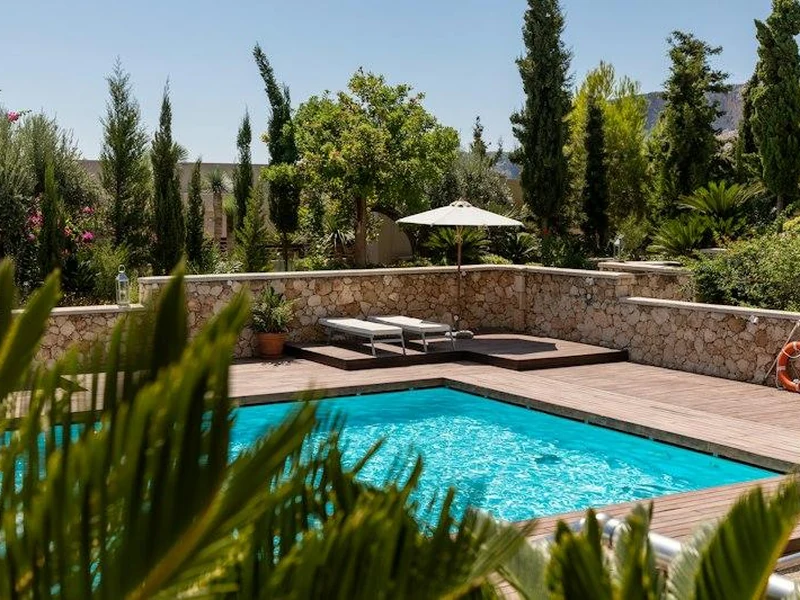
#> input picture assets/images/contact/contact-checklist.webp, 800 x 600 px, found by its file name; its folder holds only this picture in this run
$ python audit_contact_contact_sheet.py
#> lines starting #> are read from the running program, lines starting #| are printed output that depends on the picture
from PIL import Image, ImageDraw
import os

contact_dir = 'assets/images/contact'
files = sorted([f for f in os.listdir(contact_dir) if f.endswith('.webp')])

cols = 5
rows = 1
cell_w, cell_h = 300, 200
pad = 10
label_h = 45

grid_w = cols * (cell_w + pad) + pad
grid_h = rows * (cell_h + label_h + pad) + pad

grid = Image.new('RGB', (grid_w, grid_h), (240, 240, 240))
#> grid: PIL image 1560x265 RGB; every value is 240
draw = ImageDraw.Draw(grid)

for idx, f in enumerate(files):
    x = pad + idx * (cell_w + pad)
    y = pad

    path = os.path.join(contact_dir, f)
    try:
        im = Image.open(path).convert('RGB')
#> im is the input picture: PIL image 800x600 RGB; mean R, G, B 93.8, 106.2, 86.3
        im.thumbnail((cell_w, cell_h), Image.Resampling.LANCZOS)
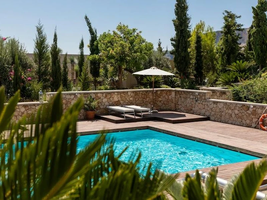
#> im: PIL image 267x200 RGB; mean R, G, B 93.8, 106.2, 86.4
        px = x + (cell_w - im.size[0]) // 2
#> px = 26
        py = y + (cell_h - im.size[1]) // 2
#> py = 10
        grid.paste(im, (px, py))
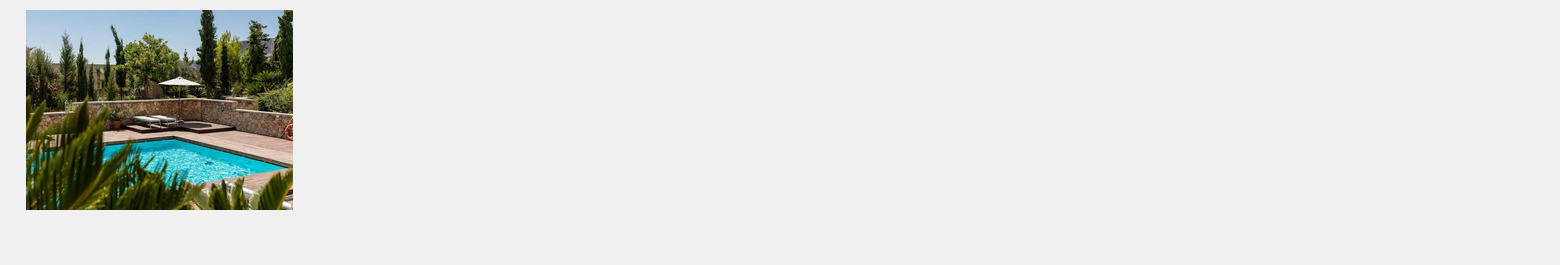
#> grid: PIL image 1560x265 RGB; mean R, G, B 221.1, 222.7, 220.2
        draw.text((x + 5, y + cell_h + 5), f"{f}\n({im.size[0]}x{im.size[1]})", fill=(10, 10, 10))
    except Exception as e:
        draw.rectangle([x, y, x + cell_w, y + cell_h], fill=(200, 50, 50))
        draw.text((x + 5, y + cell_h + 5), f"Error: {e}", fill=(200, 20, 20))

grid.save('scratch/audit_contact_imgs.png')
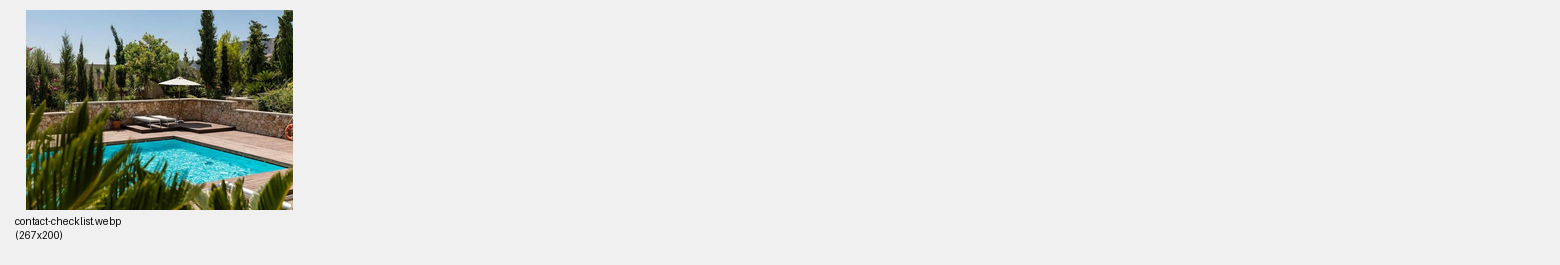
#> saved as audit_contact_imgs.png: PIL image 1560x265 RGB; mean R, G, B 220.9, 222.5, 220
print("Saved scratch/audit_contact_imgs.png")

$ run again, on assets/images/contact/contact-form-side.webp
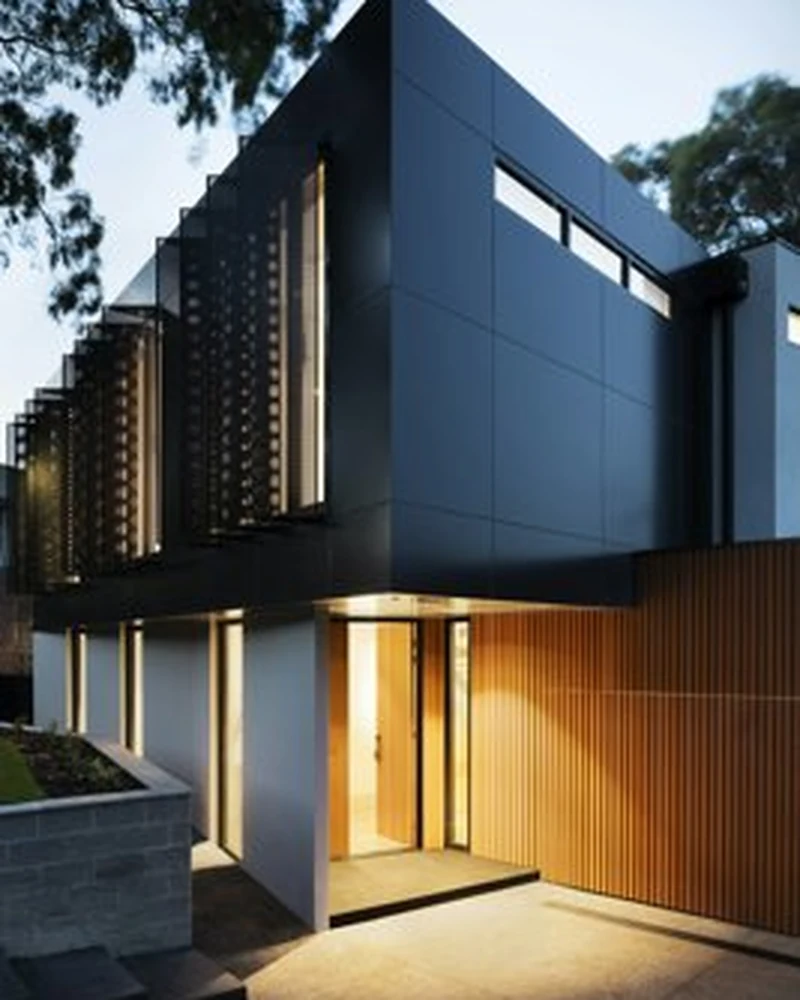
#> input picture assets/images/contact/contact-form-side.webp, 800 x 1000 px, found by its file name
#> im is the input picture: PIL image 800x1000 RGB; mean R, G, B 96.1, 94.8, 89.9
#> `im.thumbnail((cell_w, cell_h), Image.Resampling.LANCZOS)`:
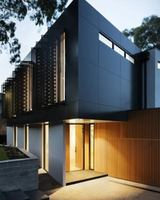
#> im: PIL image 160x200 RGB; mean R, G, B 96.2, 95, 90
#> `grid.save('scratch/audit_contact_imgs.png')`:
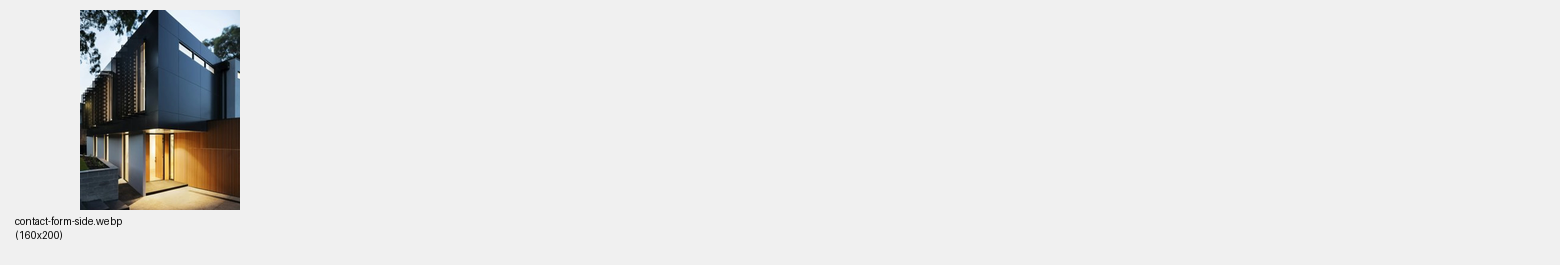
#> saved as audit_contact_imgs.png: PIL image 1560x265 RGB; mean R, G, B 228.7, 228.6, 228.2

$ run again, on assets/images/contact/contact-hero.webp
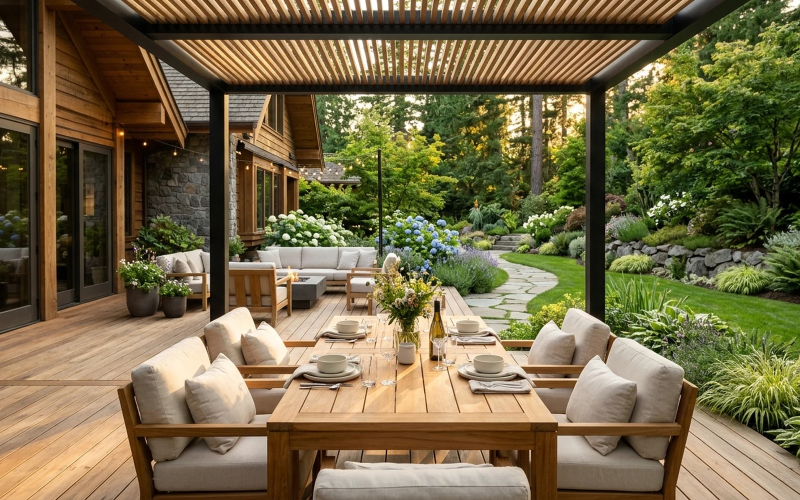
#> input picture assets/images/contact/contact-hero.webp, 1600 x 1000 px, found by its file name (shown at 1/2 size)
#> im is the input picture: PIL image 1600x1000 RGB; mean R, G, B 117.5, 105.5, 71.6
#> `im.thumbnail((cell_w, cell_h), Image.Resampling.LANCZOS)`:
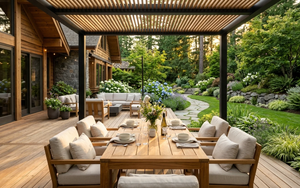
#> im: PIL image 300x188 RGB; mean R, G, B 117.6, 105.6, 71.7
#> `grid.save('scratch/audit_contact_imgs.png')`:
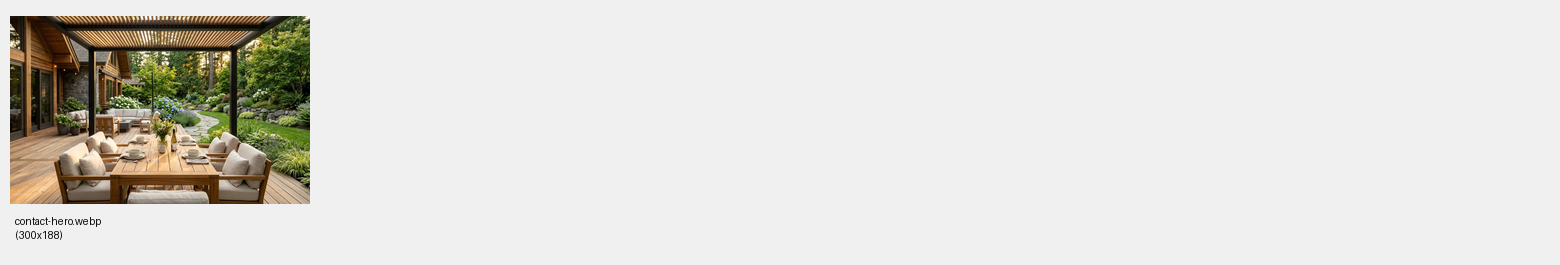
#> saved as audit_contact_imgs.png: PIL image 1560x265 RGB; mean R, G, B 223.1, 221.5, 216.9

$ run again, on assets/images/contact/contact-map-support.webp
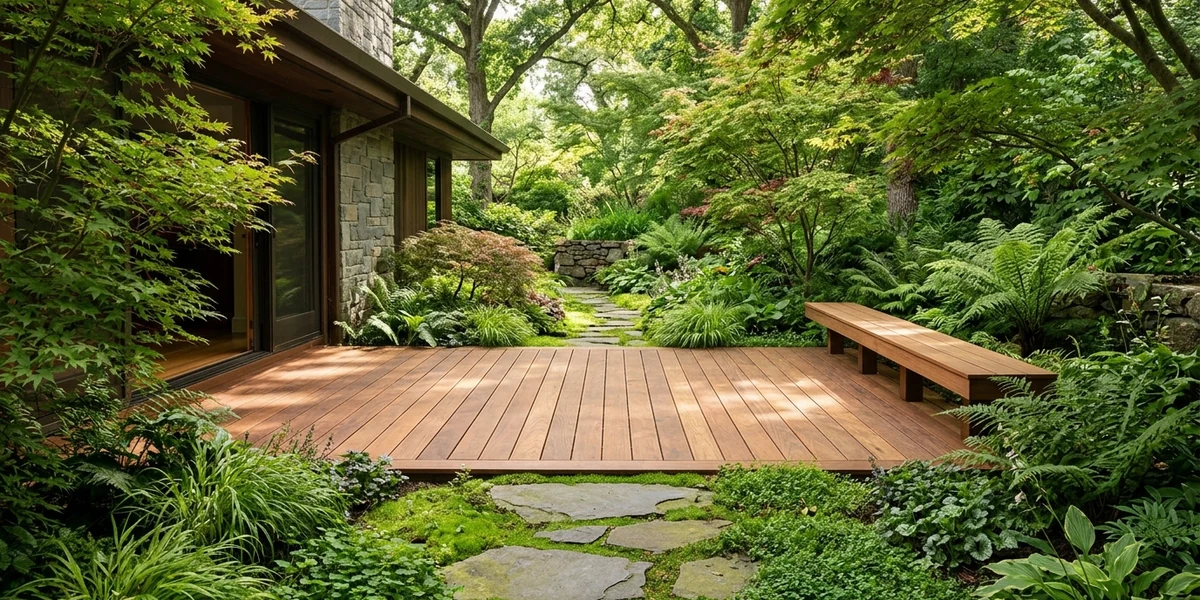
#> input picture assets/images/contact/contact-map-support.webp, 1200 x 600 px, found by its file name
#> im is the input picture: PIL image 1200x600 RGB; mean R, G, B 95.6, 100.7, 51.8
#> `im.thumbnail((cell_w, cell_h), Image.Resampling.LANCZOS)`:
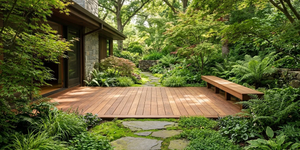
#> im: PIL image 300x150 RGB; mean R, G, B 95.7, 100.9, 51.9
#> `grid.save('scratch/audit_contact_imgs.png')`:
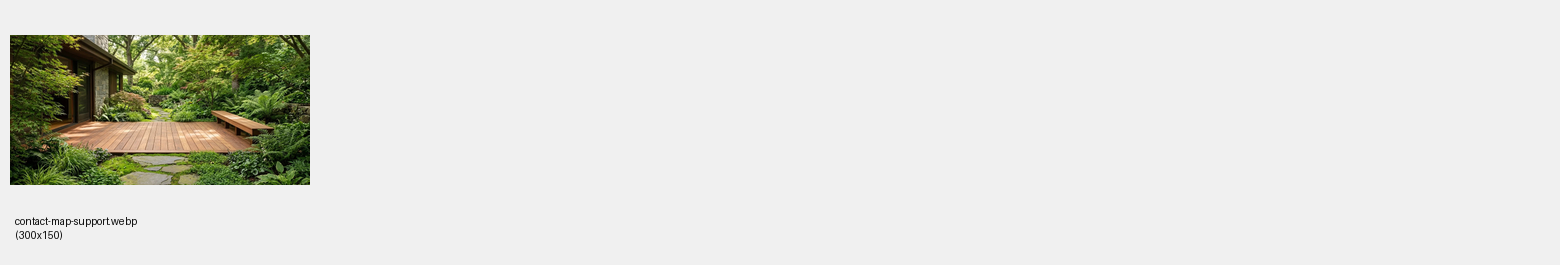
#> saved as audit_contact_imgs.png: PIL image 1560x265 RGB; mean R, G, B 224.1, 224.6, 219.3
